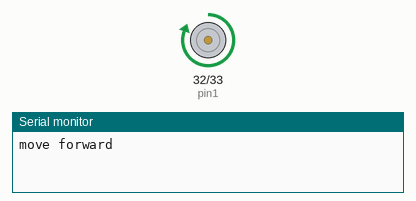
Recording of a sketch running on a simulated ESP32. Parts: motor-driver pin pairs drawn as motors (green arrow = first pin HIGH = forward, orange = second pin HIGH = backward, longer = more drive), the last lines printed to the serial monitor.

Above: at 2.5 s.
At 7.5 s:
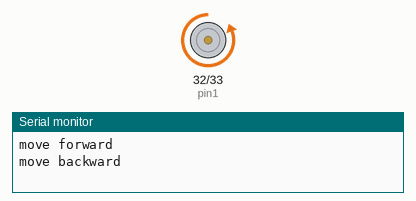
Timing chart, 0 to 13.0 s (numbered marks = the images above):
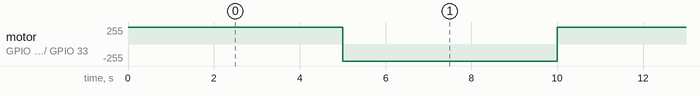

The sketch:

dc_motor_run_control.ino
```cpp
int pin1 = 32;
int pin2 = 33;


void setup ()
{
  pinMode(pin1, OUTPUT);
  pinMode(pin2, OUTPUT);
  Serial.begin(115200);
}


void loop ()
{
  digitalWrite(pin1, HIGH);
  digitalWrite(pin2, LOW);
  Serial.println("move forward");
delay(5000);

digitalWrite(pin1, LOW);
  digitalWrite(pin2, HIGH);
  Serial.println("move backward");
delay(5000);


}
```

Measured:
- by itself, motor on GPIO 32 (pin1) / GPIO 33 (pin2): alternates forward 255/255 for 5.0 s and backward 255/255 for 5.0 s
